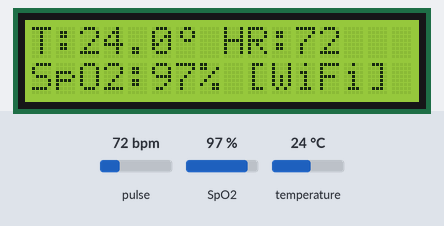
A sketch run on a simulated ESP32. Parts: 16×2 character LCD. Inputs (shaded band) come from the test bench; at power-on: pulse 72 bpm, temperature 24 °C, SpO2 97 %. WiFi joins after 1.5 s; servers stay silent unless stated; uploads are accepted with an empty reply; what the sketch prints to the serial monitor is not drawn.

Above: at 6.9 s.
7.0 s: pulse set to 42 bpm
At 8.8 s:
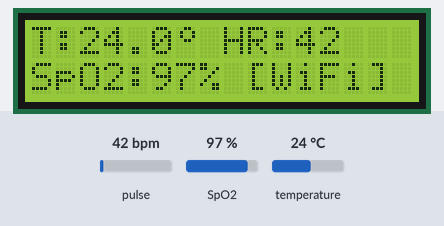
9.7 s: temperature set to 12 °C
At 11.6 s:
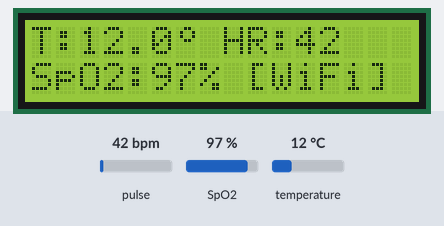
11.9 s: SpO2 set to 80 %
At 14.0 s:
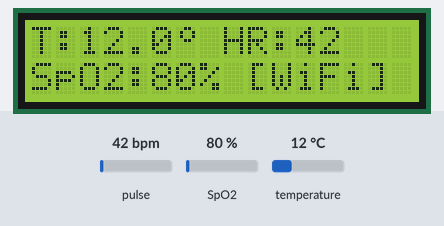
14.4 s: temperature set to 19 °C
At 15.9 s:
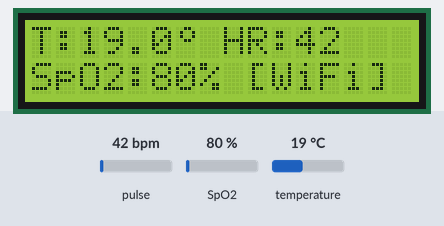
16.7 s: pulse set to 70 bpm
At 18.1 s:
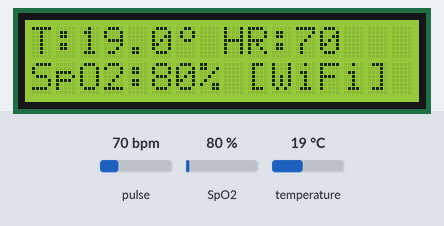
19.2 s: temperature set to 28 °C
At 21.2 s:
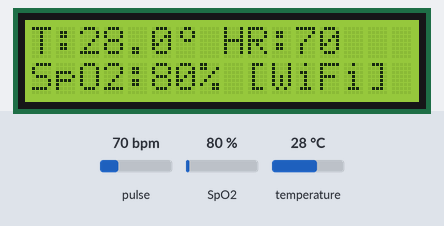
Timing chart, 0 to 22.4 s (numbered marks = the images above; inputs shaded):
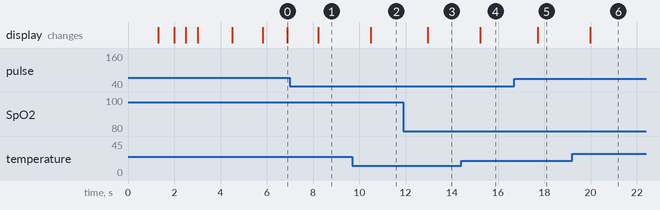

Measured:
- after the input at 7.0 s, the display: changes after 1.2 s (image 1)
- after the input at 9.7 s, the display: changes after 0.79 s (image 2)
- after the input at 11.9 s, the display: changes after 1.1 s (image 3)
- after the input at 14.4 s, the display: changes after 0.83 s (image 4)
- after the input at 16.7 s, the display: changes after 1.0 s (image 5)
- after the input at 19.2 s, the display: changes after 0.78 s (image 6)

The sketch:

esp32_temperature_sensor.ino
```cpp
/*
 * ESP32 BioMed Telemetry Monitor
 * Sensors:
 *   - DS18B20 Digital Temperature Sensor (GPIO 4 with 4.7k pull-up to 3.3V)
 *   - MAX30105 / MAX30102 SpO2 & Heart Rate Sensor (I2C: SDA=GPIO 26, SCL=GPIO 27)
 *   - 16x2 Character LCD (RS=21, EN=22, D4=18, D5=19, D6=23, D7=25)
 *
 * Destination:
 *   HTTP POST JSON to Next.js API / Supabase Database
 *
 * Required Libraries (install via Arduino Library Manager):
 *   - "SparkFun MAX3010x Pulse and Proximity Sensor Library" by SparkFun
 *   - "DallasTemperature" by Miles Burton
 *   - "OneWire" by Paul Stoffregen
 *   - "LiquidCrystal" (built-in)
 */

#include <WiFi.h>
#include <HTTPClient.h>
#include <Wire.h>
#include <LiquidCrystal.h>
#include <OneWire.h>
#include <DallasTemperature.h>
#include "MAX30105.h"
#include "spo2_algorithm.h"

// ─── Wi-Fi & Endpoint Configuration ──────────────────────────────────────────
const char* ssid     = "Abijith24";
const char* password = "9847102363";
const char* url      = "https://esp32-biomed.vercel.app/api/temperature";

const unsigned long SEND_INTERVAL_MS = 4000;   // Send readings every 4 seconds
const unsigned long RECONNECT_INTERVAL_MS = 10000; // Wi-Fi reconnect retry interval

// ─── Hardware Pins ───────────────────────────────────────────────────────────
// LCD:                   RS  EN  D4  D5  D6  D7
LiquidCrystal lcd(21, 22, 18, 19, 23, 25);

#define ONE_WIRE_BUS 4
#define I2C_SDA_PIN  26
#define I2C_SCL_PIN  27

OneWire oneWire(ONE_WIRE_BUS);
DallasTemperature ds18b20(&oneWire);
MAX30105 particleSensor;

// ─── MAX30105 Algorithm Buffers ──────────────────────────────────────────────
uint32_t irBuffer[100];   // Infrared LED sensor data
uint32_t redBuffer[100];  // Red LED sensor data

int32_t spo2 = 0;
int8_t validSpO2 = 0;
int32_t heartRate = 0;
int8_t validHeartRate = 0;
bool max30105Found = false;

// ─── State Variables ─────────────────────────────────────────────────────────
float currentTemp = -127.0;
unsigned long lastSendTime = 0;
unsigned long lastReconnectAttempt = 0;
unsigned long lastTempReadTime = 0;

// Custom degree symbol glyph for 16x2 LCD
byte degreeGlyph[8] = {
  0b00110,
  0b01001,
  0b01001,
  0b00110,
  0b00000,
  0b00000,
  0b00000,
  0b00000
};

// ─── Wi-Fi Connection Helper ─────────────────────────────────────────────────
void connectWiFi() {
  lcd.clear();
  lcd.setCursor(0, 0);
  lcd.print("Connecting WiFi ");
  lcd.setCursor(0, 1);
  lcd.print("Please wait...  ");

  Serial.printf("\n[WiFi] Connecting to: %s\n", ssid);

  WiFi.disconnect(true);
  delay(200);

  WiFi.mode(WIFI_STA);
  WiFi.setSleep(false);
  WiFi.setAutoReconnect(true);
  WiFi.begin(ssid, password);

  int attempts = 0;
  while (WiFi.status() != WL_CONNECTED && attempts < 30) {
    delay(500);
    Serial.print(".");
    lcd.setCursor(attempts % 16, 1);
    lcd.print(".");
    attempts++;
  }

  if (WiFi.status() == WL_CONNECTED) {
    Serial.printf("\n[WiFi] Connected! IP: %s (RSSI: %d dBm)\n",
                  WiFi.localIP().toString().c_str(), WiFi.RSSI());
    lcd.clear();
    lcd.setCursor(0, 0);
    lcd.print("WiFi Connected! ");
    lcd.setCursor(0, 1);
    lcd.print(WiFi.localIP());
    delay(1500);
  } else {
    Serial.printf("\n[WiFi] Failed to connect (Status: %d)\n", WiFi.status());
    lcd.clear();
    lcd.setCursor(0, 0);
    lcd.print("WiFi Offline    ");
    lcd.setCursor(0, 1);
    lcd.print("Retrying in bg  ");
    delay(1500);
  }
}

// ─── Setup ───────────────────────────────────────────────────────────────────
void setup() {
  Serial.begin(115200);
  Serial.println("\n==========================================");
  Serial.println("  ESP32 BioMed Telemetry System Starting  ");
  Serial.println("==========================================");

  // 1. Initialize LCD Display
  lcd.begin(16, 2);
  lcd.createChar(0, degreeGlyph);
  lcd.clear();
  lcd.setCursor(0, 0);
  lcd.print(" ESP32 BioMed   ");
  lcd.setCursor(0, 1);
  lcd.print(" Temp+SpO2+HR   ");
  delay(1200);

  // 2. Initialize DS18B20 Temperature Sensor
  ds18b20.begin();
  int tempCount = ds18b20.getDeviceCount();
  Serial.printf("[DS18B20] Found %d device(s) on GPIO %d\n", tempCount, ONE_WIRE_BUS);

  // 3. Initialize I2C and MAX30105 Pulse Oximeter
  Wire.begin(I2C_SDA_PIN, I2C_SCL_PIN);
  if (!particleSensor.begin(Wire, I2C_SPEED_STANDARD)) {
    Serial.println("[MAX30105] Sensor not detected on I2C (SDA=26, SCL=27). Check wiring!");
    lcd.clear();
    lcd.setCursor(0, 0);
    lcd.print("MAX30105 Missing");
    lcd.setCursor(0, 1);
    lcd.print("Check I2C 26/27 ");
    delay(2000);
    max30105Found = false;
  } else {
    Serial.println("[MAX30105] Sensor initialized successfully.");
    max30105Found = true;

    // Configure MAX30105 for SpO2 & Heart Rate measurement
    particleSensor.setup();
    particleSensor.setPulseAmplitudeRed(0x1F);
    particleSensor.setPulseAmplitudeIR(0x1F);
    particleSensor.setPulseAmplitudeGreen(0);
  }

  // 4. Connect to Wi-Fi
  connectWiFi();

  // 5. Pre-fill initial 100 samples if sensor is present
  if (max30105Found) {
    lcd.clear();
    lcd.setCursor(0, 0);
    lcd.print("Calibrating SpO2");
    lcd.setCursor(0, 1);
    lcd.print("Place Finger... ");

    for (int i = 0; i < 100; i++) {
      while (!particleSensor.available()) {
        particleSensor.check();
        delay(1);
      }
      redBuffer[i] = particleSensor.getRed();
      irBuffer[i] = particleSensor.getIR();
      particleSensor.nextSample();

      if (i % 25 == 0) {
        Serial.printf("[MAX30105] Initial buffer: %d/100\n", i);
      }
    }
    Serial.println("[MAX30105] Initial 100 samples captured.");
  }

  lcd.clear();
}

// ─── Send Telemetry to Next.js API ───────────────────────────────────────────
void sendTelemetry(float tempC, int hr, int o2, bool hasFinger) {
  if (WiFi.status() != WL_CONNECTED) {
    Serial.println("[HTTP] WiFi offline, skipping send");
    return;
  }

  HTTPClient http;
  http.begin(url);
  http.addHeader("Content-Type", "application/json");
  http.setTimeout(4000);

  // Construct JSON payload
  String body = "{\"temperature\":" + String(tempC, 2);

  if (hasFinger && validHeartRate && hr > 30 && hr < 240) {
    body += ",\"heartRate\":" + String(hr);
  } else {
    body += ",\"heartRate\":null";
  }

  if (hasFinger && validSpO2 && o2 >= 70 && o2 <= 100) {
    body += ",\"spo2\":" + String(o2);
  } else {
    body += ",\"spo2\":null";
  }

  body += "}";

  Serial.printf("[HTTP] POST %s -> %s\n", url, body.c_str());

  int httpCode = http.POST(body);
  if (httpCode > 0) {
    Serial.printf("[HTTP] Response status: %d\n", httpCode);
  } else {
    Serial.printf("[HTTP] Failed error: %s\n", http.errorToString(httpCode).c_str());
  }

  http.end();
}

// ─── Update 16x2 LCD Display ─────────────────────────────────────────────────
void updateLcdDisplay(float tempC, int hr, int o2, bool hasFinger) {
  // Row 0: Temperature and Heart Rate
  // e.g.: "T:36.5\x00C HR:75  "
  lcd.setCursor(0, 0);

  char row0[17];
  char tempStr[8];
  if (tempC == DEVICE_DISCONNECTED_C || tempC <= -100.0) {
    snprintf(tempStr, sizeof(tempStr), "Err");
  } else {
    snprintf(tempStr, sizeof(tempStr), "%.1f", tempC);
  }

  if (hasFinger && validHeartRate && hr > 0 && hr < 240) {
    snprintf(row0, sizeof(row0), "T:%sC HR:%-3d", tempStr, hr);
  } else if (hasFinger) {
    snprintf(row0, sizeof(row0), "T:%sC HR:.. ", tempStr);
  } else {
    snprintf(row0, sizeof(row0), "T:%sC HR:-- ", tempStr);
  }
  lcd.print(row0);

  // Write custom degree character in place of 'C' prefix
  // "T:xx.xC" -> position is 2 + length of tempStr
  int degPos = 2 + strlen(tempStr);
  if (degPos < 8) {
    lcd.setCursor(degPos, 0);
    lcd.write((uint8_t)0);
  }

  // Row 1: SpO2 and Status
  // e.g.: "SpO2:98% WiFi:OK" or "Place Finger    "
  lcd.setCursor(0, 1);
  char row1[17];
  const char* wifiTag = (WiFi.status() == WL_CONNECTED) ? "WiFi" : "NoNet";

  if (!hasFinger) {
    snprintf(row1, sizeof(row1), "Place Finger    ");
  } else if (validSpO2 && o2 >= 70 && o2 <= 100) {
    snprintf(row1, sizeof(row1), "SpO2:%d%% [%s] ", o2, wifiTag);
  } else {
    snprintf(row1, sizeof(row1), "SpO2:Calc [%s] ", wifiTag);
  }
  lcd.print(row1);
}

// ─── Main Execution Loop ─────────────────────────────────────────────────────
void loop() {
  unsigned long now = millis();

  // 1. Process MAX30105 Optical Sensor (collect 25 new samples per cycle)
  bool fingerPresent = false;
  if (max30105Found) {
    // Shift the most recent 75 samples forward
    for (int i = 25; i < 100; i++) {
      redBuffer[i - 25] = redBuffer[i];
      irBuffer[i - 25] = irBuffer[i];
    }

    // Collect 25 new samples
    for (int i = 75; i < 100; i++) {
      while (!particleSensor.available()) {
        particleSensor.check();
        delay(1);
      }
      redBuffer[i] = particleSensor.getRed();
      irBuffer[i] = particleSensor.getIR();
      particleSensor.nextSample();
    }

    // Run Maxim SpO2 and Heart Rate algorithm
    maxim_heart_rate_and_oxygen_saturation(
      irBuffer, 100, redBuffer,
      &spo2, &validSpO2,
      &heartRate, &validHeartRate
    );

    // Finger is considered present if IR signal exceeds threshold (50,000)
    fingerPresent = (irBuffer[99] > 50000);
  }

  // 2. Read DS18B20 Temperature periodically (every 1 second)
  if (now - lastTempReadTime >= 1000) {
    lastTempReadTime = now;
    ds18b20.requestTemperatures();
    float t = ds18b20.getTempCByIndex(0);
    if (t != DEVICE_DISCONNECTED_C && t > -100.0) {
      currentTemp = t;
    }
  }

  // 3. Serial Debug Output
  Serial.printf("[SENSORS] Temp: %.2f C | HR: %ld (valid=%d) | SpO2: %ld (valid=%d) | Finger: %s\n",
                currentTemp, heartRate, validHeartRate, spo2, validSpO2,
                fingerPresent ? "YES" : "NO");

  // 4. Update 16x2 LCD Screen
  updateLcdDisplay(currentTemp, (int)heartRate, (int)spo2, fingerPresent);

  // 5. Periodic HTTP POST Telemetry transmission
  if (now - lastSendTime >= SEND_INTERVAL_MS) {
    lastSendTime = now;
    if (currentTemp != DEVICE_DISCONNECTED_C && currentTemp > -100.0) {
      sendTelemetry(currentTemp, (int)heartRate, (int)spo2, fingerPresent);
    }
  }

  // 6. Non-blocking Wi-Fi reconnect check
  if (WiFi.status() != WL_CONNECTED) {
    if (now - lastReconnectAttempt >= RECONNECT_INTERVAL_MS) {
      lastReconnectAttempt = now;
      Serial.println("[WiFi] Reconnecting...");
      WiFi.reconnect();
    }
  }

  delay(50);
}
```
